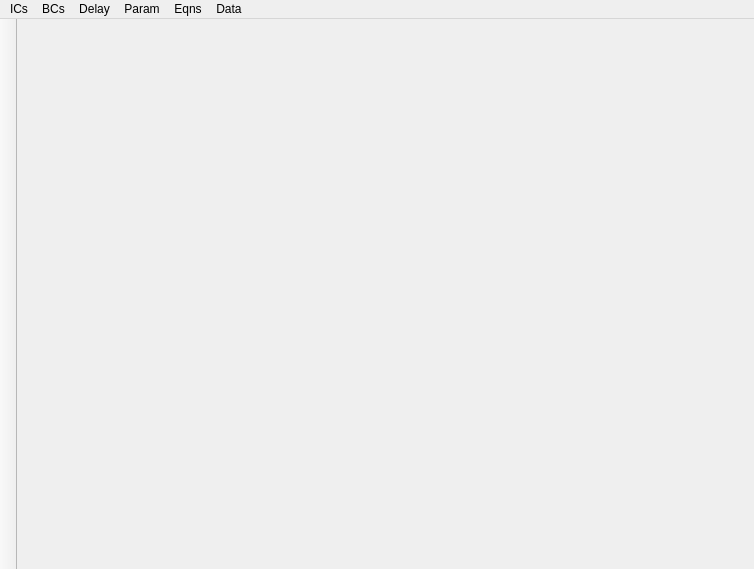
<?xml version="1.0" encoding="UTF-8"?>
<ui version="4.0">
 <class>MainWindow</class>
 <widget class="QMainWindow" name="MainWindow">
  <property name="geometry">
   <rect>
    <x>0</x>
    <y>0</y>
    <width>754</width>
    <height>569</height>
   </rect>
  </property>
  <property name="windowTitle">
   <string>MainWindow</string>
  </property>
  <widget class="QWidget" name="centralWidget">
   <widget class="QCustomPlot" name="widget" native="true">
    <property name="geometry">
     <rect>
      <x>0</x>
      <y>0</y>
      <width>731</width>
      <height>521</height>
     </rect>
    </property>
   </widget>
  </widget>
  <widget class="QMenuBar" name="menuBar">
   <property name="geometry">
    <rect>
     <x>0</x>
     <y>0</y>
     <width>754</width>
     <height>19</height>
    </rect>
   </property>
   <widget class="QMenu" name="menuICs">
    <property name="title">
     <string>ICs</string>
    </property>
   </widget>
   <widget class="QMenu" name="menuBCs">
    <property name="title">
     <string>BCs</string>
    </property>
   </widget>
   <widget class="QMenu" name="menuDelay">
    <property name="title">
     <string>Delay</string>
    </property>
   </widget>
   <widget class="QMenu" name="menuParam">
    <property name="title">
     <string>Param</string>
    </property>
   </widget>
   <widget class="QMenu" name="menuEqns">
    <property name="title">
     <string>Eqns</string>
    </property>
   </widget>
   <widget class="QMenu" name="menuData">
    <property name="title">
     <string>Data</string>
    </property>
   </widget>
   <addaction name="menuICs"/>
   <addaction name="menuBCs"/>
   <addaction name="menuDelay"/>
   <addaction name="menuParam"/>
   <addaction name="menuEqns"/>
   <addaction name="menuData"/>
  </widget>
  <widget class="QToolBar" name="toolBar">
   <property name="windowTitle">
    <string>toolBar</string>
   </property>
   <property name="movable">
    <bool>false</bool>
   </property>
   <property name="floatable">
    <bool>false</bool>
   </property>
   <attribute name="toolBarArea">
    <enum>LeftToolBarArea</enum>
   </attribute>
   <attribute name="toolBarBreak">
    <bool>false</bool>
   </attribute>
  </widget>
 </widget>
 <layoutdefault spacing="6" margin="11"/>
 <customwidgets>
  <customwidget>
   <class>QCustomPlot</class>
   <extends>QWidget</extends>
   <header>qcustomplot.h</header>
   <container>1</container>
  </customwidget>
 </customwidgets>
 <resources/>
 <connections/>
</ui>
